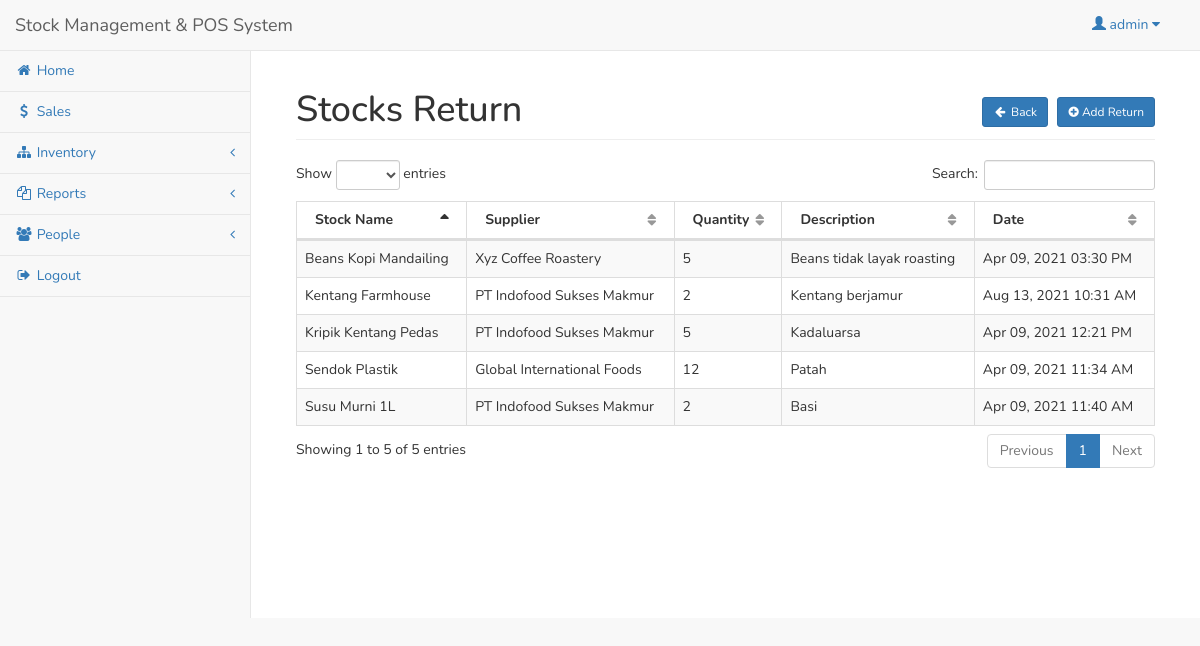
The page /admin/stock_return.php (signed in) on the database its author committed.
### tables this page shows
CREATE TABLE `user` (
  `userid` int(11) NOT NULL,
  `username` varchar(30) NOT NULL,
  `password` varchar(50) NOT NULL,
  `access` int(1) NOT NULL
);

CREATE TABLE `stock_return` (
  `stock_returnid` int(11) NOT NULL,
  `stockid` int(11) NOT NULL,
  `return_qty` int(11) NOT NULL,
  `return_date` datetime NOT NULL,
  `supplierid` int(11) NOT NULL,
  `description` varchar(250) NOT NULL
);

CREATE TABLE `stock` (
  `stockid` int(11) NOT NULL,
  `stock_name` varchar(150) NOT NULL,
  `stock_price` double NOT NULL,
  `stock_qty` int(11) NOT NULL,
  `min_qty` int(11) NOT NULL,
  `supplierid` int(11) NOT NULL
);

CREATE TABLE `supplier` (
  `userid` int(11) NOT NULL,
  `company_name` varchar(50) NOT NULL,
  `company_address` varchar(150) NOT NULL,
  `contact` varchar(50) NOT NULL
);

### admin/session.php (called while the page is built, shortened)
<?php
	include('../conn.php');
	$sq=mysqli_query($conn,"select * from `user` where userid='".$_SESSION['id']."'");
	$srow=mysqli_fetch_array($sq);
	$user=$srow['username'];
?>

### admin/stock_return.php (the view, shortened to what this page needs)
<?php include('session.php'); ?>
<?php include('header.php'); ?>
<body>
<div id="wrapper">
<?php include('navbar.php'); ?>
<div style="height:50px;"></div>
<div id="page-wrapper">
<div class="container-fluid">
	<div class="row">
        <div class="col-lg-12">
            <h1 class="page-header">Stocks Return
				<span class="pull-right">
					<a href="stock.php" class="btn btn-sm btn-primary"><i class="fa fa-arrow-left fa-fw"></i> Back </a>
					<button class="btn btn-primary btn-sm" data-toggle="modal" data-target="#addstockreturn"><i class="fa fa-plus-circle"></i> Add Return </button>
				</span>
			</h1>
        </div>
    </div>
    <div class="row">
        <div class="col-lg-12">
            <table width="100%" class="table table-striped table-bordered table-hover" id="prodTable">
                <thead>
                    <tr>
                        <th>Stock Name</th>
						<th>Supplier</th>
						<th>Quantity</th>
						<th>Description</th>
						<th>Date</th>
                    </tr>
                </thead>
                <tbody>
				<?php
					$sq=mysqli_query($conn,"select * from stock_return left join supplier on supplier.userid=stock_return.supplierid left join stock on stock.stockid=stock_return.stockid order by return_date asc");
					while($sqrow=mysqli_fetch_array($sq)){
					?>
						<tr>
							<td><?php echo $sqrow['stock_name']; ?></td>
							<td><?php echo $sqrow['company_name']; ?></td>
							<td><?php echo $sqrow['return_qty']; ?></td>
							<td><?php echo $sqrow['description']; ?></td>
							<td><?php echo date('M d, Y h:i A',strtotime($sqrow['return_date'])); ?></td>
						</tr>
					<?php
					}
				?>
                </tbody>
            </table>
        </div>
    </div>
</div>
</div>
</div>
</body>
</html>

### admin/navbar.php (shortened to what this page needs)
    <nav class="navbar navbar-default navbar-fixed-top" role="navigation" style="margin-bottom: 0">
        <div class="navbar-header">
<a class="navbar-brand" href="index.php">Stock Management & POS System</a>
        </div>
        <ul class="nav navbar-top-links navbar-right">
            <li class="dropdown">
                <a class="dropdown-toggle" data-toggle="dropdown" href="#" style="margin-right: 10px; padding-top: 15px;">
		<span class="glyphicon glyphicon-user"></span> <?php echo $user; ?> <i class="fa fa-caret-down"></i>
                </a>
            </li>
        </ul>
        <div class="navbar-default sidebar" role="navigation">
            <div class="sidebar-nav navbar-collapse">
                <ul class="nav" id="side-menu">
                    <li>
                        <a href="index.php"><i class="fa fa-home fa-fw"></i> Home </a>
                    </li>
                    <li>
                        <a href="sales_trans.php"><i class="fa fa-usd fa-fw"></i> Sales </a>
                    </li>
                    <li>
                        <a href="#"><i class="fa fa-sitemap fa-fw"></i> Inventory <span class="fa arrow"></span></a>
                    </li>
		<li>
                        <a href="#"><i class="fa fa-copy fa-fw"></i> Reports<span class="fa arrow"></span></a>
                    </li>
                    <li>
                        <a href="#"><i class="fa fa-users fa-fw"></i> People <span class="fa arrow"></span></a>
                    </li>
		<li><a href="#logout" data-toggle="modal"><i class="fa fa-sign-out fa-fw"></i> Logout</a></li>
                </ul>
            </div>
        </div>
    </nav>

### admin/header.php (style rules this page uses)
* { font-family: 'Nunito', sans-serif; }

### rows shown on the page
user: username "admin"
stock_return: stockid.stock_name "Sendok Plastik", supplierid.company_name "Global International Foods", return_qty "12", description "Patah", return_date "Apr 09, 2021 11:34 AM"
stock_return: stockid.stock_name "Susu Murni 1L", supplierid.company_name "PT Indofood Sukses Makmur", return_qty "2", description "Basi", return_date "Apr 09, 2021 11:40 AM"
stock_return: stockid.stock_name "Kripik Kentang Pedas", supplierid.company_name "PT Indofood Sukses Makmur", return_qty "5", description "Kadaluarsa", return_date "Apr 09, 2021 12:21 PM"
stock_return: stockid.stock_name "Beans Kopi Mandailing", supplierid.company_name "Xyz Coffee Roastery", return_qty "5", description "Beans tidak layak roasting", return_date "Apr 09, 2021 03:30 PM"
stock_return: stockid.stock_name "Kentang Farmhouse", supplierid.company_name "PT Indofood Sukses Makmur", return_qty "2", description "Kentang berjamur", return_date "Aug 13, 2021 10:31 AM"
